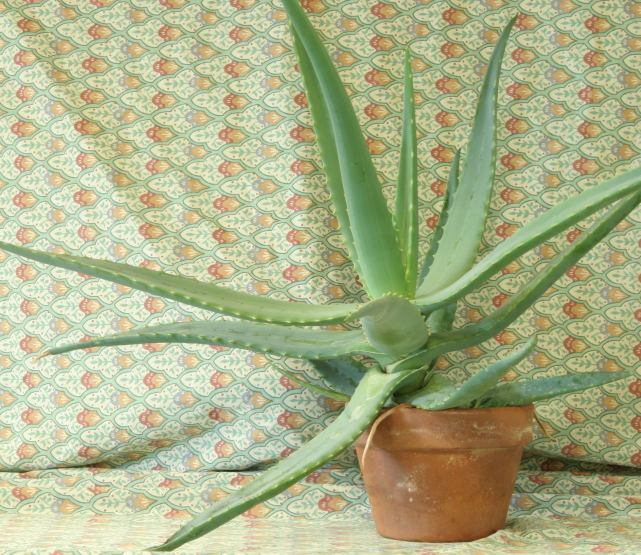
#> input picture Dataset/stereo/pair1/left.jpg, 1282 x 1110 px (shown at 1/2 size)
$ python Task3_DisparityDepth.py
#> lines starting #> are read from the running program, lines starting #| are printed output that depends on the picture; after the words box and inside, x2 and y2 are one past the last pixel; in counts of white or black regions, pixels touching at a corner belong together
import cv2
import numpy as np
from pathlib import Path
import matplotlib.pyplot as plt

# =========================
# PATHS
# =========================
BASE_DIR = Path.cwd().parent
DATASET_DIR = BASE_DIR / "Dataset" / "stereo"
OUTPUT_DIR = BASE_DIR / "outputs" / "task3_disparity"
OUTPUT_DIR.mkdir(parents=True, exist_ok=True)

PAIRS = {
    "pair1_aloe": DATASET_DIR / "pair1",
    "pair2_cones": DATASET_DIR / "pair2",
}

# =========================
# HELPERS
# =========================
def read_image_any(pair_dir, name):
#> called with name = 'left'
    for ext in [".jpg", ".jpeg", ".png", ".JPG", ".JPEG", ".PNG"]:
        path = pair_dir / f"{name}{ext}"
        if path.exists():
            img = cv2.imread(str(path))
#> img is the input picture: shape (1110, 1282, 3); mean B, G, R 136.6, 177.2, 171.2
            if img is not None:
                return img, path
    raise FileNotFoundError(f"{name} image not found in {pair_dir}")

def normalize_disparity(disp):
    disp = disp.astype(np.float32)
    valid = disp > disp.min()
    if np.any(valid):
        disp_norm = cv2.normalize(disp, None, 0, 255, cv2.NORM_MINMAX)
    else:
        disp_norm = np.zeros_like(disp)
    return np.uint8(disp_norm)

def save_colormap(path, disp):
    disp_norm = normalize_disparity(disp)
    color = cv2.applyColorMap(disp_norm, cv2.COLORMAP_JET)
    cv2.imwrite(str(path), color)
    return color

def create_comparison(left, right, bm_disp_color, sgbm_disp_color, title, save_path):
    left_rgb = cv2.cvtColor(left, cv2.COLOR_BGR2RGB)
    right_rgb = cv2.cvtColor(right, cv2.COLOR_BGR2RGB)
    bm_rgb = cv2.cvtColor(bm_disp_color, cv2.COLOR_BGR2RGB)
    sgbm_rgb = cv2.cvtColor(sgbm_disp_color, cv2.COLOR_BGR2RGB)

    fig, axes = plt.subplots(1, 4, figsize=(20, 5))
    fig.suptitle(title, fontsize=16)

    axes[0].imshow(left_rgb)
    axes[0].set_title("Left Image")
    axes[0].axis("off")

    axes[1].imshow(right_rgb)
    axes[1].set_title("Right Image")
    axes[1].axis("off")

    axes[2].imshow(bm_rgb)
    axes[2].set_title("StereoBM Disparity")
    axes[2].axis("off")

    axes[3].imshow(sgbm_rgb)
    axes[3].set_title("StereoSGBM Disparity")
    axes[3].axis("off")

    plt.tight_layout()
    plt.savefig(str(save_path), dpi=200, bbox_inches="tight")
    plt.close()

def disparity_stats(disp):
    disp = disp.astype(np.float32)
    valid = disp[disp > 0]

    if valid.size == 0:
        return {
            "valid_pixels": 0,
            "mean": np.nan,
            "std": np.nan,
            "min": np.nan,
            "max": np.nan,
        }

    return {
        "valid_pixels": int(valid.size),
        "mean": float(np.mean(valid)),
        "std": float(np.std(valid)),
        "min": float(np.min(valid)),
        "max": float(np.max(valid)),
    }

# =========================
# MAIN
# =========================
summary_lines = []
summary_lines.append("Task 3 - Disparity and Depth Estimation")
summary_lines.append("=" * 80)

csv_lines = []
csv_lines.append("pair,method,num_disparities,block_size,valid_pixels,mean_disparity,std_disparity,min_disparity,max_disparity")

for pair_name, pair_dir in PAIRS.items():
    print(f"\nProcessing {pair_name}")

    left_img, left_path = read_image_any(pair_dir, "left")
    right_img, right_path = read_image_any(pair_dir, "right")
#> call 2 of read_image_any, with name = 'right'
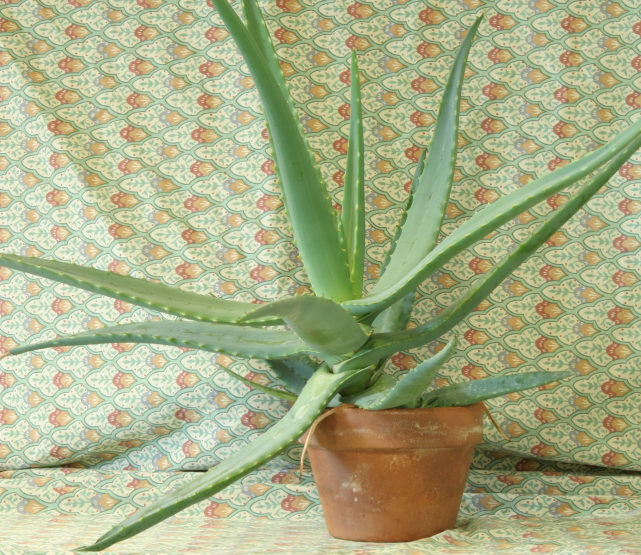
#> input picture Dataset/stereo/pair1/right.jpg, 1282 x 1110 px (shown at 1/2 size)
#> in read_image_any, img is the input picture: shape (1110, 1282, 3); mean B, G, R 134.1, 174.2, 168

    left_gray = cv2.cvtColor(left_img, cv2.COLOR_BGR2GRAY)
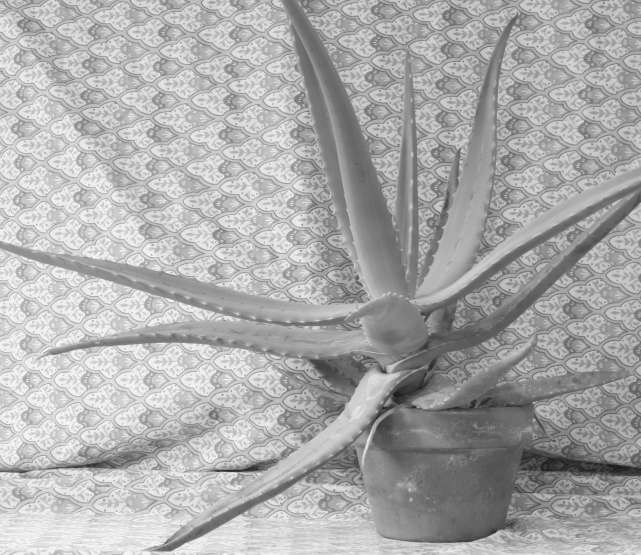
#> left_gray: shape (1110, 1282) (shown at 1/2 size); min 18, max 253, mean 170.8
    right_gray = cv2.cvtColor(right_img, cv2.COLOR_BGR2GRAY)
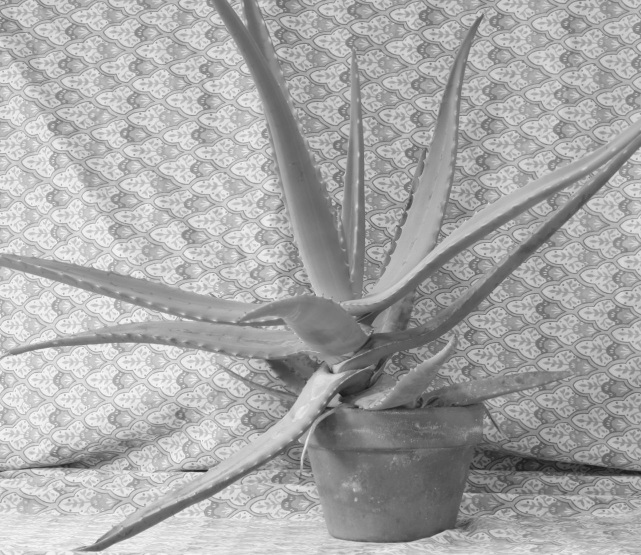
#> right_gray: shape (1110, 1282) (shown at 1/2 size); min 18, max 253, mean 167.8

    # Ensure same size
    h = min(left_gray.shape[0], right_gray.shape[0])
#> h = 1110
    w = min(left_gray.shape[1], right_gray.shape[1])
#> w = 1282

    left_img = cv2.resize(left_img, (w, h))
    right_img = cv2.resize(right_img, (w, h))
    left_gray = cv2.resize(left_gray, (w, h))
    right_gray = cv2.resize(right_gray, (w, h))

    # Two parameter settings
    settings = [
        {"num_disp": 64, "block_size": 9},
        {"num_disp": 128, "block_size": 15},
    ]

    for idx, params in enumerate(settings, start=1):
        num_disp = params["num_disp"]
        block_size = params["block_size"]

        # =========================
        # StereoBM
        # =========================
        stereo_bm = cv2.StereoBM_create(
            numDisparities=num_disp,
            blockSize=block_size
        )

        bm_disp = stereo_bm.compute(left_gray, right_gray).astype(np.float32) / 16.0

        bm_color = save_colormap(
            OUTPUT_DIR / f"{pair_name}_setting{idx}_StereoBM_disparity_color.jpg",
            bm_disp
        )

        cv2.imwrite(
            str(OUTPUT_DIR / f"{pair_name}_setting{idx}_StereoBM_disparity_gray.jpg"),
            normalize_disparity(bm_disp)
        )

        bm_stats = disparity_stats(bm_disp)

        csv_lines.append(
            f"{pair_name},StereoBM,{num_disp},{block_size},"
            f"{bm_stats['valid_pixels']},{bm_stats['mean']:.4f},{bm_stats['std']:.4f},"
            f"{bm_stats['min']:.4f},{bm_stats['max']:.4f}"
        )

        # =========================
        # StereoSGBM
        # =========================
        stereo_sgbm = cv2.StereoSGBM_create(
            minDisparity=0,
            numDisparities=num_disp,
            blockSize=block_size,
            P1=8 * 3 * block_size ** 2,
            P2=32 * 3 * block_size ** 2,
            disp12MaxDiff=1,
            uniquenessRatio=10,
            speckleWindowSize=100,
            speckleRange=32
        )

        sgbm_disp = stereo_sgbm.compute(left_gray, right_gray).astype(np.float32) / 16.0

        sgbm_color = save_colormap(
            OUTPUT_DIR / f"{pair_name}_setting{idx}_StereoSGBM_disparity_color.jpg",
            sgbm_disp
        )

        cv2.imwrite(
            str(OUTPUT_DIR / f"{pair_name}_setting{idx}_StereoSGBM_disparity_gray.jpg"),
            normalize_disparity(sgbm_disp)
        )

        sgbm_stats = disparity_stats(sgbm_disp)

        csv_lines.append(
            f"{pair_name},StereoSGBM,{num_disp},{block_size},"
            f"{sgbm_stats['valid_pixels']},{sgbm_stats['mean']:.4f},{sgbm_stats['std']:.4f},"
            f"{sgbm_stats['min']:.4f},{sgbm_stats['max']:.4f}"
        )

        # =========================
        # Save comparison figure
        # =========================
        comparison_path = OUTPUT_DIR / f"{pair_name}_setting{idx}_comparison.png"

        create_comparison(
            left_img,
            right_img,
            bm_color,
            sgbm_color,
            title=f"{pair_name} - Disparity Estimation Setting {idx} "
                  f"(numDisp={num_disp}, blockSize={block_size})",
            save_path=comparison_path
        )

        summary_lines.append(f"\n{pair_name} - Setting {idx}")
        summary_lines.append("-" * 80)
        summary_lines.append(f"numDisparities: {num_disp}")
        summary_lines.append(f"blockSize: {block_size}")

        summary_lines.append("StereoBM statistics:")
        summary_lines.append(f"  valid pixels: {bm_stats['valid_pixels']}")
        summary_lines.append(f"  mean disparity: {bm_stats['mean']:.4f}")
        summary_lines.append(f"  std disparity: {bm_stats['std']:.4f}")
        summary_lines.append(f"  min disparity: {bm_stats['min']:.4f}")
        summary_lines.append(f"  max disparity: {bm_stats['max']:.4f}")

        summary_lines.append("StereoSGBM statistics:")
        summary_lines.append(f"  valid pixels: {sgbm_stats['valid_pixels']}")
        summary_lines.append(f"  mean disparity: {sgbm_stats['mean']:.4f}")
        summary_lines.append(f"  std disparity: {sgbm_stats['std']:.4f}")
        summary_lines.append(f"  min disparity: {sgbm_stats['min']:.4f}")
        summary_lines.append(f"  max disparity: {sgbm_stats['max']:.4f}")
#> this loop made 2 passes
#> pass 1, in normalize_disparity, `valid = disp > disp.min()`:
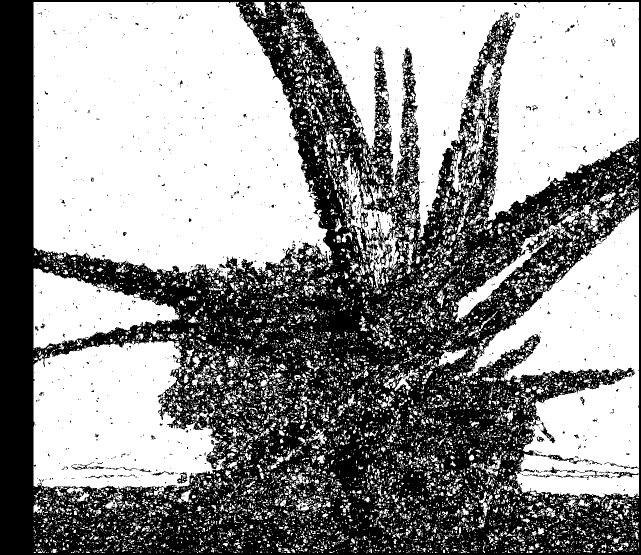
#> valid: shape (1110, 1282) bool (shown at 1/2 size); 57% white; 1082 black regions (1021 under 20 px), largest, box (x1, y1, x2, y2) and area: (0, 0, 1282, 1110) 605631, (1081, 844, 1111, 886) 277, (354, 944, 375, 968) 220
#> pass 1, in create_comparison, `plt.savefig(str(save_path), dpi=200, bbox_inches="tight")`:
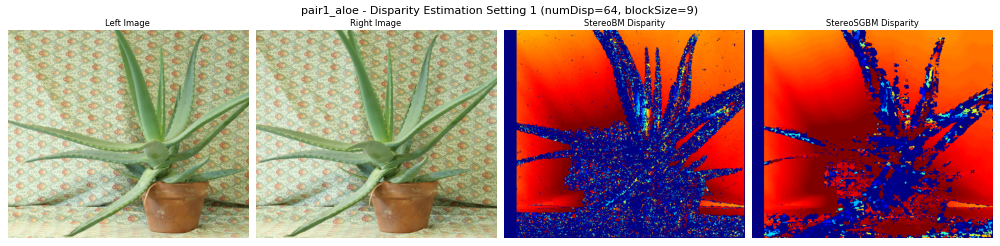
#> figure drawn by matplotlib, 4 panels
#> after the loop:
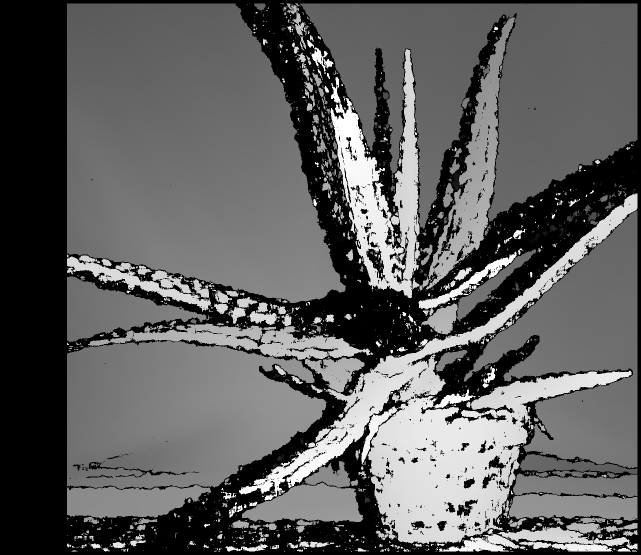
#> bm_disp: shape (1110, 1282) float32 (shown at 1/2 size); min -1, max 127, mean 46.5; drawn with min black and max white
#> after the loop:
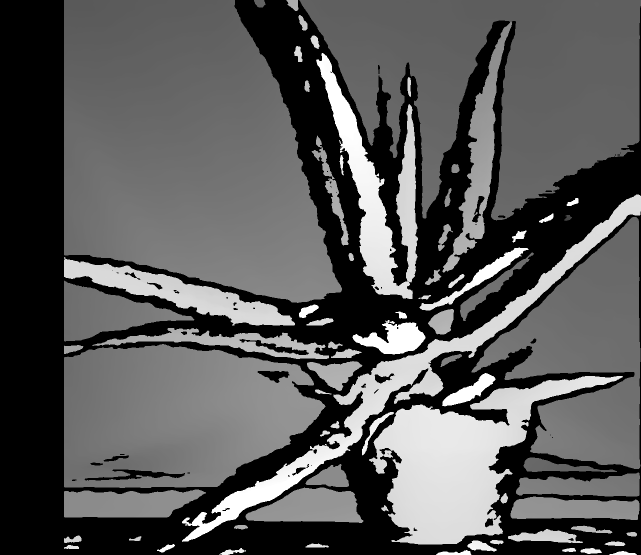
#> sgbm_disp: shape (1110, 1282) float32 (shown at 1/2 size); min -1, max 127, mean 43.8; drawn with min black and max white
#> after the loop, csv_lines = 5 items; summary_lines = 34 items

# Save summary
summary_path = OUTPUT_DIR / "task3_disparity_summary.txt"
with open(summary_path, "w", encoding="utf-8") as f:
    for line in summary_lines:
        f.write(line + "\n")
#> this loop made 66 passes
#> line on passes 1, 5, 6, 7, 8, 9, 10, 11, 12, 13, 14, 15: 'Task 3 - Disparity and Depth Estimation', 'numDisparities: 64', 'blockSize: 9', 'StereoBM statistics:', '  valid pixels: 804549', '  mean disparity: 49.9129', '  std disparity: 12.2237', '  min disparity: 0.5000', '  max disparity: 63.0000', 'StereoSGBM statistics:', '  valid pixels: 1037956', '  mean disparity: 53.4210'

# Save CSV
csv_path = OUTPUT_DIR / "task3_disparity_metrics.csv"
with open(csv_path, "w", encoding="utf-8") as f:
    for line in csv_lines:
        f.write(line + "\n")
#> this loop made 9 passes

print("\nTask 3 completed.")
print("Outputs saved to:", OUTPUT_DIR)
print("Summary file:", summary_path)
print("Metrics CSV:", csv_path)
